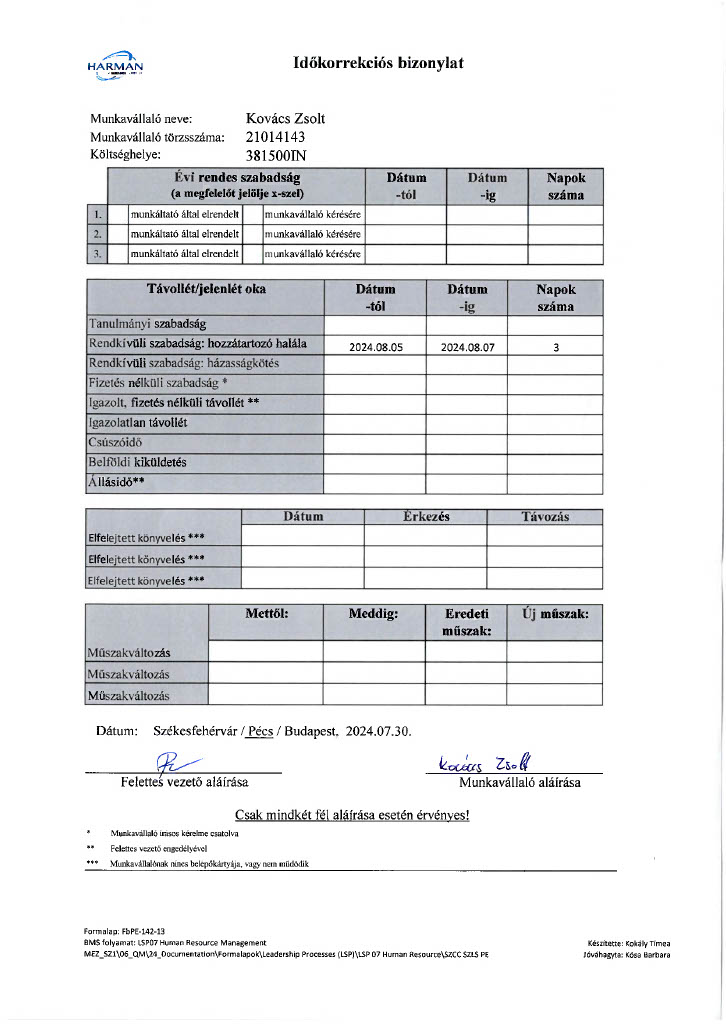
#> input picture 1725356316685-c6707062-78f7-4dca-9c34-3027e181796ce 3 aug_1.jpg, 726 x 1024 px
$ python img_crop.py
#> lines starting #> are read from the running program, lines starting #| are printed output that depends on the picture
# Importing Image class from PIL module
from PIL import Image

# Opens a image in RGB mode
im = Image.open("1725356316685-c6707062-78f7-4dca-9c34-3027e181796ce 3 aug_1.jpg")
#> im is the input picture: PIL image 726x1024 RGB; mean R, G, B 232.8, 233.4, 234.7

# Size of the image in pixels (size of original image)
# (This is not mandatory)
width, height = im.size
#> width = 726; height = 1024

# Setting the points for cropped image
left = 85
top = 100
right = 600
bottom = 600

# Cropped image of above dimension
# (It will not change original image)
im1 = im.crop((left, top, right, bottom))
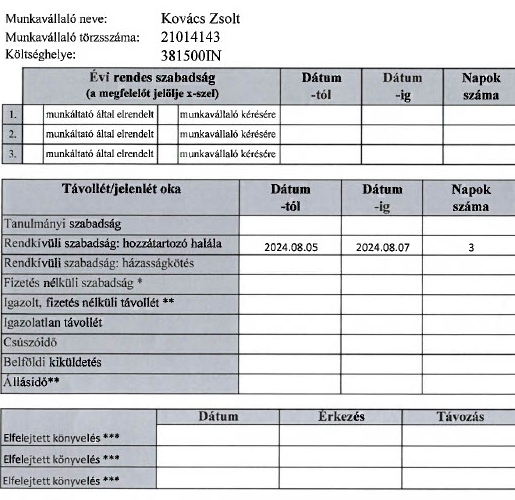
#> im1: PIL image 515x500 RGB; mean R, G, B 209.9, 211.2, 213.9

# Shows the image in image viewer
im1.show()

$ run again, with page0.jpg copied over 1725356316685-c6707062-78f7-4dca-9c34-3027e181796ce 3 aug_1.jpg
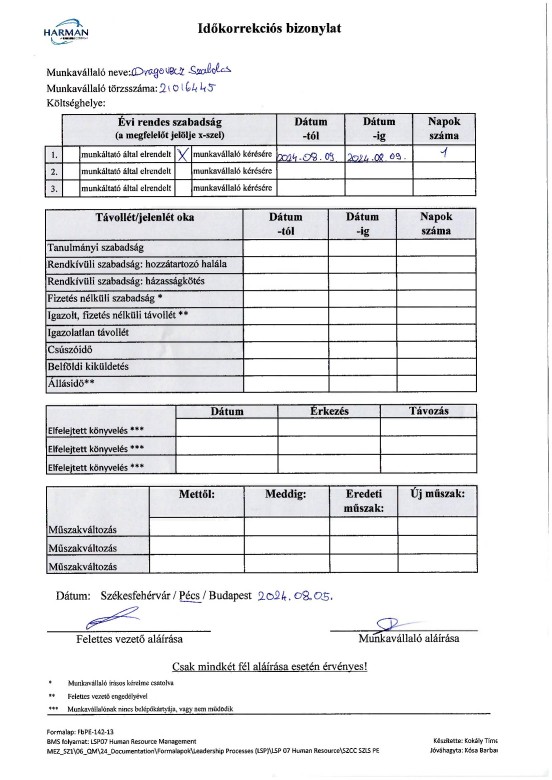
#> input picture page0.jpg, 1654 x 2339 px (shown at 1/3 size)
#> im is the input picture: PIL image 1654x2339 RGB; mean R, G, B 233.1, 233.2, 234.3
#> `im1 = im.crop((left, top, right, bottom))`:
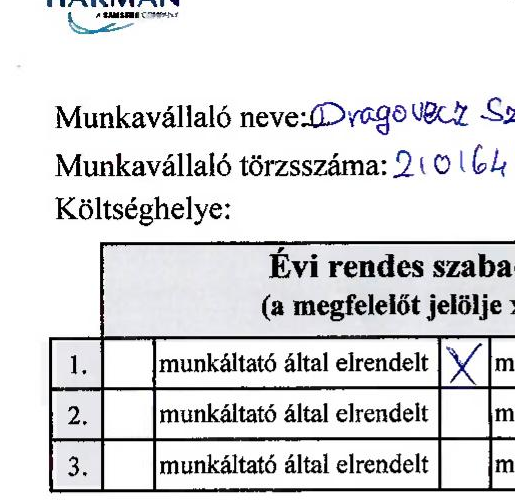
#> im1: PIL image 515x500 RGB; mean R, G, B 221.7, 221.8, 223.4

$ run again, with page10.jpg copied over 1725356316685-c6707062-78f7-4dca-9c34-3027e181796ce 3 aug_1.jpg
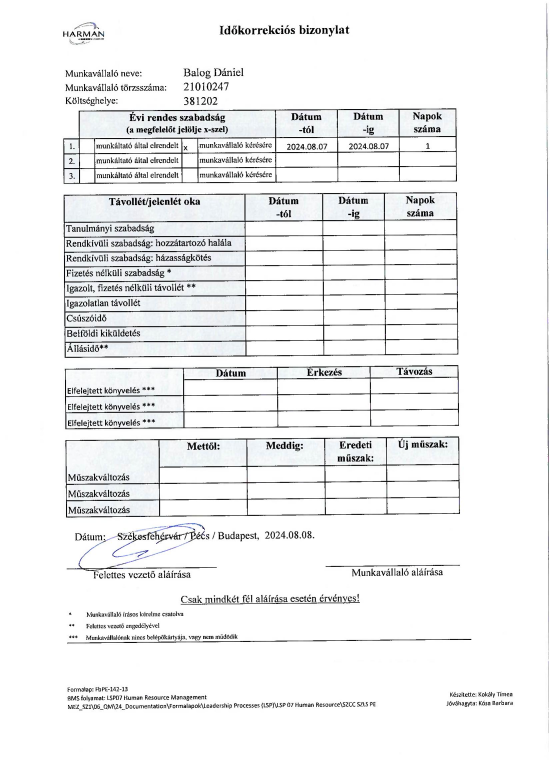
#> input picture page10.jpg, 1654 x 2339 px (shown at 1/3 size)
#> im is the input picture: PIL image 1654x2339 RGB; mean R, G, B 239.9, 240.4, 240.8
#> `im1 = im.crop((left, top, right, bottom))`:
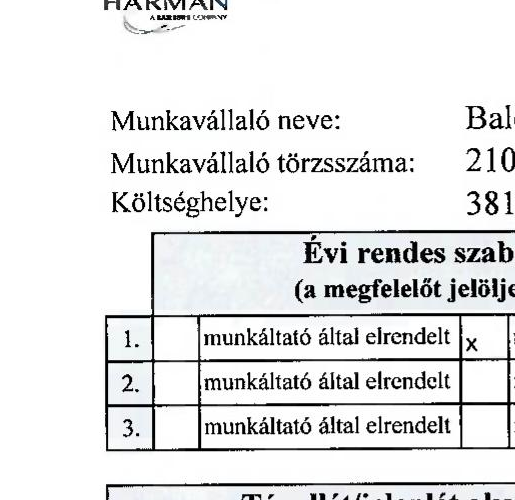
#> im1: PIL image 515x500 RGB; mean R, G, B 229.9, 230.4, 230.8
